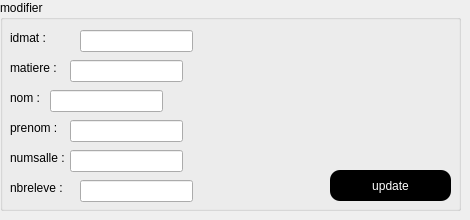
     <widget class="QWidget" name="tab_4">
      <attribute name="title">
       <string>modifier un session</string>
      </attribute>
      <widget class="QGroupBox" name="groupBox_2">
       <property name="geometry">
        <rect>
         <x>0</x>
         <y>0</y>
         <width>461</width>
         <height>211</height>
        </rect>
       </property>
       <property name="acceptDrops">
        <bool>false</bool>
       </property>
       <property name="autoFillBackground">
        <bool>false</bool>
       </property>
       <property name="title">
        <string>modifier</string>
       </property>
       <widget class="QLabel" name="label_16">
        <property name="geometry">
         <rect>
          <x>10</x>
          <y>30</y>
          <width>56</width>
          <height>16</height>
         </rect>
        </property>
        <property name="text">
         <string>idmat :</string>
        </property>
       </widget>
       <widget class="QLabel" name="label_17">
        <property name="geometry">
         <rect>
          <x>10</x>
          <y>60</y>
          <width>56</width>
          <height>16</height>
         </rect>
        </property>
        <property name="text">
         <string>matiere :</string>
        </property>
       </widget>
       <widget class="QLabel" name="label_18">
        <property name="geometry">
         <rect>
          <x>10</x>
          <y>90</y>
          <width>56</width>
          <height>16</height>
         </rect>
        </property>
        <property name="text">
         <string>nom :</string>
        </property>
       </widget>
       <widget class="QLabel" name="label_19">
        <property name="geometry">
         <rect>
          <x>10</x>
          <y>120</y>
          <width>56</width>
          <height>16</height>
         </rect>
        </property>
        <property name="text">
         <string>prenom :</string>
        </property>
       </widget>
       <widget class="QLabel" name="label_21">
        <property name="geometry">
         <rect>
          <x>10</x>
          <y>150</y>
          <width>56</width>
          <height>16</height>
         </rect>
        </property>
        <property name="text">
         <string>numsalle :</string>
        </property>
       </widget>
       <widget class="QLabel" name="label_22">
        <property name="geometry">
         <rect>
          <x>10</x>
          <y>180</y>
          <width>56</width>
          <height>16</height>
         </rect>
        </property>
        <property name="text">
         <string>nbreleve :</string>
        </property>
       </widget>
       <widget class="QLineEdit" name="u_matiere">
        <property name="geometry">
         <rect>
          <x>70</x>
          <y>60</y>
          <width>113</width>
          <height>22</height>
         </rect>
        </property>
       </widget>
       <widget class="QLineEdit" name="u_nom">
        <property name="geometry">
         <rect>
          <x>50</x>
          <y>90</y>
          <width>113</width>
          <height>22</height>
         </rect>
        </property>
       </widget>
       <widget class="QLineEdit" name="u_pre">
        <property name="geometry">
         <rect>
          <x>70</x>
          <y>120</y>
          <width>113</width>
          <height>22</height>
         </rect>
        </property>
       </widget>
       <widget class="QLineEdit" name="u_num">
        <property name="geometry">
         <rect>
          <x>70</x>
          <y>150</y>
          <width>113</width>
          <height>22</height>
         </rect>
        </property>
       </widget>
       <widget class="QLineEdit" name="u_nbr">
        <property name="geometry">
         <rect>
          <x>80</x>
          <y>180</y>
          <width>113</width>
          <height>22</height>
         </rect>
        </property>
       </widget>
       <widget class="QLineEdit" name="u_idmat">
        <property name="geometry">
         <rect>
          <x>80</x>
          <y>30</y>
          <width>113</width>
          <height>22</height>
         </rect>
        </property>
        <property name="autoFillBackground">
         <bool>false</bool>
        </property>
       </widget>
       <widget class="QPushButton" name="update">
        <property name="geometry">
         <rect>
          <x>330</x>
          <y>170</y>
          <width>121</width>
          <height>31</height>
         </rect>
        </property>
        <property name="font">
         <font>
          <family>Arial</family>
          <pointsize>9</pointsize>
          <weight>9</weight>
          <italic>false</italic>
          <bold>false</bold>
         </font>
        </property>
        <property name="styleSheet">
         <string notr="true">QPushButton {
background-color: rgb(0, 0, 0);
font: 75 9pt &quot;Arial&quot;;
color: white;
border-radius:10px;
}

QPushButton:hover {
background-color: rgb(67, 67, 67);
font: 75 9pt &quot;Arial&quot;;
color: white;
border-radius:10px;
}
QPushButton:pressed {
background-color: rgb(103, 103, 103);
font: 75 9pt &quot;Arial&quot;;
color: white;
border-radius:10px;
}</string>
        </property>
        <property name="text">
         <string>update</string>
        </property>
       </widget>
      </widget>
     </widget>
